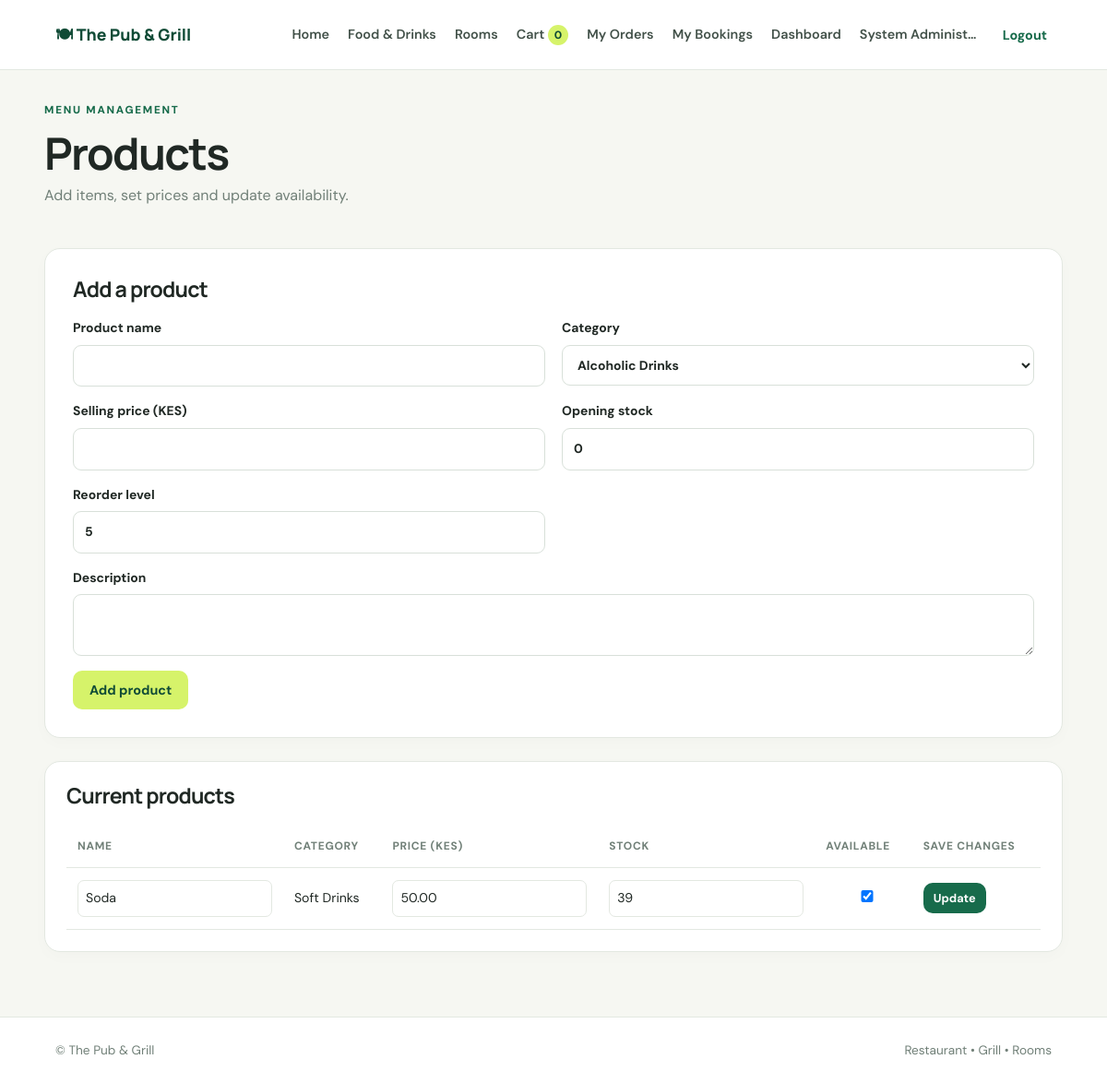
The app's page /admin/products (signed in) with its own data.
### app/models.py (models this page shows, shortened)
class User(UserMixin, db.Model):
    id = db.Column(db.Integer, primary_key=True)
    full_name = db.Column(db.String(120), nullable=False)
    email = db.Column(db.String(255), unique=True, nullable=False, index=True)
    phone = db.Column(db.String(40))
    password_hash = db.Column(db.String(255), nullable=False)
    role = db.Column(db.String(30), nullable=False, default="customer", index=True)
    is_active_account = db.Column(db.Boolean, nullable=False, default=True)
    created_at = db.Column(db.DateTime, nullable=False, default=utcnow)
    orders = db.relationship("Order", backref="customer", lazy=True)
    bookings = db.relationship("RoomBooking", backref="customer", lazy=True)
    @property
    def is_active(self):
        return self.is_active_account

class Product(db.Model):
    id = db.Column(db.Integer, primary_key=True)
    category_id = db.Column(db.Integer, db.ForeignKey("category.id"), nullable=False)
    name = db.Column(db.String(120), nullable=False)
    description = db.Column(db.Text)
    price_cents = db.Column(db.Integer, nullable=False)
    cost_cents = db.Column(db.Integer, default=0, nullable=False)
    stock_quantity = db.Column(db.Integer, default=0, nullable=False)
    reorder_level = db.Column(db.Integer, default=5, nullable=False)
    image_path = db.Column(db.String(255))
    is_available = db.Column(db.Boolean, default=True, nullable=False)
    created_at = db.Column(db.DateTime, default=utcnow, nullable=False)

class Category(db.Model):
    id = db.Column(db.Integer, primary_key=True)
    name = db.Column(db.String(80), unique=True, nullable=False)
    description = db.Column(db.String(255))
    is_active = db.Column(db.Boolean, default=True, nullable=False)
    products = db.relationship("Product", backref="category", lazy=True)

### app/admin/routes.py (the view, shortened to what this page needs)
@admin_bp.route("/products", methods=["GET", "POST"])
@roles_required("admin")
def products():
    categories = Category.query.order_by(Category.name).all()
    return render_template("admin/products.html", products=Product.query.order_by(Product.name).all(), categories=categories)

### app/admin/routes.py (called while the page is built)
def roles_required(*roles):
    def decorator(fn):
        @wraps(fn)
        @login_required
        def wrapped(*args, **kwargs):
            if current_user.role not in roles:
                abort(403)
            return fn(*args, **kwargs)
        return wrapped
    return decorator

### app/models.py (called while the page is built)
@login_manager.user_loader
def load_user(user_id):
    try:
        return db.session.get(User, int(user_id))
    except (TypeError, ValueError):
        return None

### app/templates/admin/products.html
{% extends "base.html" %}{% block title %}Products · {{ business_name }}{% endblock %}
{% block content %}<div class="page-heading"><div><p class="eyebrow">MENU MANAGEMENT</p><h1>Products</h1><p>Add items, set prices and update availability.</p></div></div><section class="form-card wide"><h2>Add a product</h2><form method="post" class="form-grid"><input type="hidden" name="csrf_token" value="{{ csrf_token() }}"><label>Product name<input name="name" maxlength="120" required></label><label>Category<select name="category_id" required>{% for c in categories %}<option value="{{ c.id }}">{{ c.name }}</option>{% endfor %}</select></label><label>Selling price (KES)<input name="price" type="number" min="0" step="0.01" required></label><label>Opening stock<input name="stock_quantity" type="number" min="0" value="0" required></label><label>Reorder level<input name="reorder_level" type="number" min="0" value="5" required></label><label class="span-all">Description<textarea name="description" rows="2"></textarea></label><button class="btn primary">Add product</button></form></section><section class="panel"><h2>Current products</h2><div class="table-wrap"><table><thead><tr><th>Name</th><th>Category</th><th>Price (KES)</th><th>Stock</th><th>Available</th><th>Save changes</th></tr></thead><tbody>{% for p in products %}<tr><form method="post" action="{{ url_for('admin.update_product', product_id=p.id) }}"><input type="hidden" name="csrf_token" value="{{ csrf_token() }}"><td><input name="name" value="{{ p.name }}" required></td><td>{{ p.category.name }}</td><td><input name="price" type="number" min="0" step="0.01" value="{{ '%.2f'|format(p.price_cents/100) }}" required></td><td><input name="stock_quantity" type="number" min="0" value="{{ p.stock_quantity }}" required></td><td><input type="checkbox" name="is_available" {% if p.is_available %}checked{% endif %}></td><td><button class="btn small">Update</button></td></form></tr>{% else %}<tr><td colspan="6">No products yet.</td></tr>{% endfor %}</tbody></table></div></section>{% endblock %}

### app/templates/base.html (shortened to what this page needs)
<!doctype html>
<html lang="en">
<head>
  <link rel="stylesheet" href="{{ url_for('static', filename='css/style.css') }}">
</head>
<body>
<header class="topbar">
  <a class="brand" href="{{ url_for('main.index') }}">🍽 {{ business_name }}</a>
  <nav id="mainNav">
    <a href="{{ url_for('main.index') }}">Home</a>
    <a href="{{ url_for('orders.menu') }}">Food & Drinks</a>
    <a href="{{ url_for('rooms.list_rooms') }}">Rooms</a>
    {% if current_user.is_authenticated %}
      <a href="{{ url_for('orders.cart') }}">Cart <span id="cartCount" class="badge">0</span></a>
      <a href="{{ url_for('orders.my_orders') }}">My Orders</a>
      <a href="{{ url_for('rooms.my_bookings') }}">My Bookings</a>
      {% if current_user.role in ['admin','supervisor'] %}<a href="{{ url_for('admin.dashboard') }}">Dashboard</a>{% elif current_user.role != 'customer' %}<a href="{{ url_for('admin.operations') }}">Operations</a>{% endif %}
      <span class="nav-user">{{ current_user.full_name }}</span>
      <form class="inline" method="post" action="{{ url_for('auth.logout') }}"><input type="hidden" name="csrf_token" value="{{ csrf_token() }}"><button class="link-button">Logout</button></form>
    {% else %}
      <a href="{{ url_for('auth.login') }}">Login</a><a class="nav-cta" href="{{ url_for('auth.register') }}">Create account</a>
    {% endif %}
  </nav>
</header>
<main class="container">
  {% block content %}{% endblock %}
</main>
<footer class="footer"><span>© {{ business_name }}</span><span>Restaurant • Grill • Rooms</span></footer>
</body></html>

### app/static/css/style.css (style rules this page uses)
:root { --ink:#202824;--muted:#718078;--green:#176b4b;--green-dark:#104b36;--lime:#d6f36a;--cream:#f6f7f2;--white:#fff;--line:#e3e8e1;--red:#a72b2b;--shadow:0 14px 36px rgba(27,49,38,.08) }
* { box-sizing:border-box }
body { margin:0;background:var(--cream);color:var(--ink);font-family:'DM Sans',sans-serif;line-height:1.55 }
h1,h2,h3 { font-family:Manrope,sans-serif;line-height:1.2;letter-spacing:-.035em;margin-top:0 }
h1 { font-size:clamp(2.1rem,4vw,3.7rem) }
h2 { font-size:1.45rem }
a { color:var(--green);text-decoration:none }
.topbar { height:auto;min-height:76px;background:#fff;display:flex;align-items:center;justify-content:space-between;padding:14px clamp(18px,5vw,72px);gap:20px;border-bottom:1px solid var(--line);position:sticky;top:0;z-index:10 }
.brand { font-family:Manrope,sans-serif;font-weight:800;font-size:1.1rem;color:var(--green-dark);white-space:nowrap }
.topbar nav { display:flex;align-items:center;gap:20px;flex-wrap:wrap }
.topbar nav>a,.nav-user { font-size:.9rem;font-weight:600;color:#425149 }
.container { width:min(1180px,92%);margin:34px auto 70px;min-height:60vh }
.footer { border-top:1px solid var(--line);padding:25px 5%;display:flex;justify-content:space-between;color:var(--muted);font-size:.85rem;background:white }
.eyebrow { font-size:.73rem;font-weight:800;letter-spacing:.15em;color:var(--green);text-transform:uppercase;margin:0 0 9px }
.btn { border:0;display:inline-flex;align-items:center;justify-content:center;gap:7px;background:var(--green);color:#fff;padding:12px 18px;border-radius:10px;font:700 .9rem 'DM Sans',sans-serif;cursor:pointer;text-decoration:none;transition:transform .15s,background .15s }
.btn.primary { background:var(--lime);color:var(--green-dark) }
.btn.small { padding:8px 11px;font-size:.8rem }
.section-head,.page-heading,.panel-heading { display:flex;align-items:center;justify-content:space-between;gap:18px }
.section-head h2,.page-heading h1 { margin-bottom:4px }
.page-heading { margin-bottom:28px }
.page-heading p:not(.eyebrow) { color:var(--muted);margin-top:5px }
.panel,.form-card { background:white;border:1px solid var(--line);border-radius:17px;padding:23px;margin:20px 0;box-shadow:0 5px 18px #1b312605 }
.panel h2,.form-card h2 { margin-bottom:18px }
.table-wrap { overflow-x:auto }
table { width:100%;border-collapse:collapse;font-size:.88rem }
th,td { text-align:left;padding:13px 12px;border-bottom:1px solid var(--line);vertical-align:middle }
th { color:var(--muted);font-size:.75rem;text-transform:uppercase;letter-spacing:.06em;white-space:nowrap }
td input:not([type=checkbox]),td select { min-width:90px;width:100%;padding:8px;border:1px solid var(--line);border-radius:7px }
.form-card { max-width:520px;margin:0 auto 25px;padding:30px }
.form-card.wide { max-width:none }
.form-card label { display:flex;flex-direction:column;gap:7px;font-weight:700;font-size:.87rem;margin-bottom:16px }
input,select,textarea { font:inherit;padding:11px 12px;border:1px solid #d8e0d9;border-radius:9px;background:#fff;color:var(--ink);width:100%;min-width:0 }
.form-grid { display:grid;grid-template-columns:repeat(2,minmax(0,1fr));gap:0 18px }
.form-grid .span-all { grid-column:1/-1 }
.form-grid button { justify-self:start }
.inline { display:inline }
.link-button { border:0;background:transparent;color:var(--green);font:700 .9rem 'DM Sans',sans-serif;cursor:pointer;padding:5px }
.badge { display:inline-block;border-radius:20px;background:var(--lime);color:var(--green-dark);padding:2px 7px;font-size:.75rem;font-weight:800 }
.nav-user { max-width:130px;overflow:hidden;text-overflow:ellipsis;white-space:nowrap }

### records on screen
User: full_name "System Administ…"
Product: name "Soda", category.name "Soft Drinks", price "50.00", stock_quantity "39", is_available "☑"

### other values on screen
{{ business_name }} "The Pub & Grill"
form field category_id "Alcoholic Drinks"
